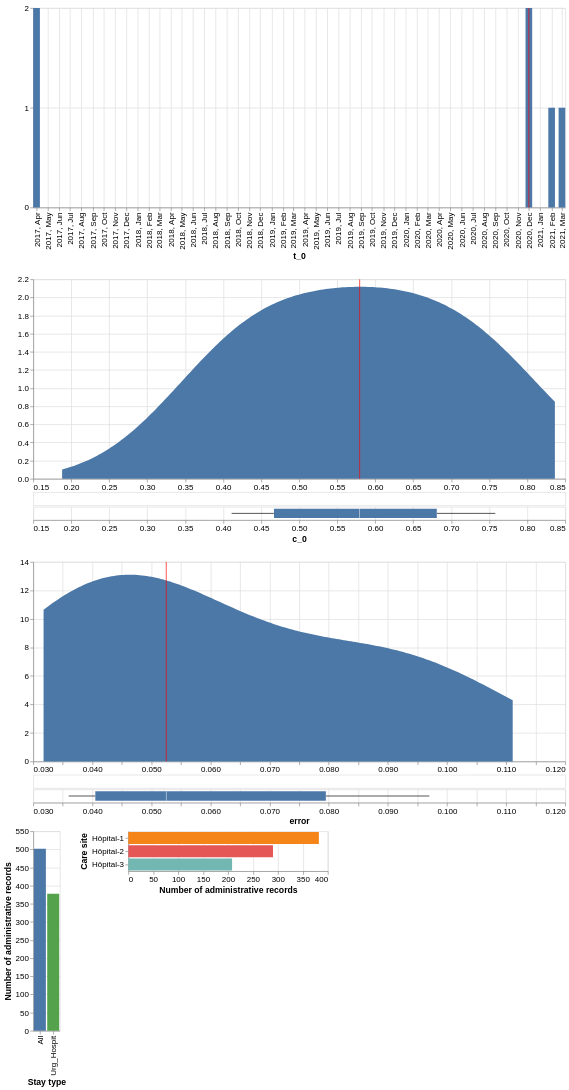

Specify this chart in Vega-Lite:
### Vega-Lite specification from a JSON file in a GitHub repository (floating-point values rounded to 4 significant figures; data arrays with more than 128 entries replaced by an {"elided": "..."} marker saying what was removed)
{"config": {"view": {"continuousWidth": 300, "continuousHeight": 300}, "axis": {"labelFontSize": 12, "labelLimit": 500, "titleFontSize": 13}, "legend": {"labelFontSize": 12, "labelLimit": 500, "titleFontSize": 13}}, "vconcat": [{"vconcat": [{"layer": [{"mark": {"type": "bar", "size": 10}, "encoding": {"x": {"axis": {"format": "%Y, %b", "labelAngle": -90, "tickCount": "month"}, "field": "t_0", "title": "t_0", "type": "temporal"}, "y": {"aggregate": "count", "axis": {"tickMinStep": 1}, "field": "t_0", "title": null, "type": "quantitative"}}, "transform": [{"field": "t_0", "timeUnit": "yearmonth", "as": "estimate"}]}, {"mark": {"type": "rule", "color": "red"}, "encoding": {"tooltip": {"aggregate": "median", "field": "t_0", "type": "temporal"}, "x": {"aggregate": "median", "field": "t_0", "type": "temporal"}}}], "height": 300, "width": 800}, {"vconcat": [{"layer": [{"mark": {"type": "area"}, "encoding": {"x": {"field": "c_0", "title": null, "type": "quantitative"}, "y": {"field": "Density", "title": null, "type": "quantitative"}}, "transform": [{"density": "c_0", "extent": [0.188, 0.8364], "as": ["c_0", "Density"]}]}, {"mark": {"type": "rule", "color": "red"}, "encoding": {"tooltip": {"aggregate": "median", "field": "c_0", "type": "quantitative"}, "x": {"aggregate": "median", "field": "c_0", "type": "quantitative"}}}], "height": 300, "width": 800}, {"mark": {"type": "tick"}, "encoding": {"x": {"axis": null, "field": "c_0", "type": "quantitative"}}}, {"mark": {"type": "boxplot"}, "encoding": {"x": {"field": "c_0", "type": "quantitative"}}}], "resolve": {"scale": {"x": "shared"}}, "spacing": 0}, {"vconcat": [{"layer": [{"mark": {"type": "area"}, "encoding": {"x": {"field": "error", "title": null, "type": "quantitative"}, "y": {"field": "Density", "title": null, "type": "quantitative"}}, "transform": [{"density": "error", "extent": [0.03175, 0.1111], "as": ["error", "Density"]}]}, {"mark": {"type": "rule", "color": "red"}, "encoding": {"tooltip": {"aggregate": "median", "field": "error", "type": "quantitative"}, "x": {"aggregate": "median", "field": "error", "type": "quantitative"}}}], "height": 300, "width": 800}, {"mark": {"type": "tick"}, "encoding": {"x": {"axis": null, "field": "error", "type": "quantitative"}}}, {"mark": {"type": "boxplot"}, "encoding": {"x": {"field": "error", "type": "quantitative"}}}], "resolve": {"scale": {"x": "shared"}}, "spacing": 0}], "data": {"name": "data-7da5f7f7c36d2367e3c11feb8acdfbbc"}, "transform": [{"filter": {"param": "param_16"}}, {"filter": {"param": "param_17"}}, {"filter": {"param": "param_15"}}]}, {"hconcat": [{"mark": {"type": "bar"}, "encoding": {"color": {"condition": {"param": "param_17", "field": "stay_type", "legend": null, "sort": {"field": "n_visit", "op": "sum", "order": "descending"}, "type": "nominal"}, "value": "lightgray"}, "tooltip": {"aggregate": "sum", "field": "n_visit", "format": ",", "type": "quantitative"}, "x": {"field": "stay_type", "sort": "-y", "title": "Stay type", "type": "nominal"}, "y": {"aggregate": "sum", "axis": {"format": "s"}, "field": "n_visit", "title": "Number of administrative records", "type": "quantitative"}}, "name": "view_13", "transform": [{"filter": {"param": "param_16"}}, {"filter": {"param": "param_15"}}]}, {"mark": {"type": "bar"}, "encoding": {"color": {"condition": {"param": "param_16", "field": "care_site_short_name", "legend": null, "sort": {"field": "n_visit", "op": "sum", "order": "descending"}, "type": "nominal"}, "value": "lightgray"}, "tooltip": {"aggregate": "sum", "field": "n_visit", "format": ",", "type": "quantitative"}, "x": {"aggregate": "sum", "axis": {"format": "s"}, "field": "n_visit", "title": "Number of administrative records", "type": "quantitative"}, "y": {"field": "care_site_short_name", "sort": "-x", "title": "Care site"}}, "name": "view_14", "transform": [{"filter": {"param": "param_17"}}, {"filter": {"param": "param_15"}}]}], "data": {"name": "data-dd6c5d24e9edc2a90d8a8f83ee05f3d9"}}], "params": [{"name": "param_15", "select": {"type": "point", "fields": ["care_site_level"]}, "bind": {"input": "select", "options": ["Hôpital", "Pôle/DMU", "Unité Fonctionnelle (UF)"], "name": "Care site level : "}, "value": "Hôpital", "views": ["view_13", "view_14"]}, {"name": "param_17", "select": {"type": "point", "fields": ["stay_type"]}, "views": ["view_13"]}, {"name": "param_16", "select": {"type": "point", "fields": ["care_site_short_name"]}, "views": ["view_14"]}], "spacing": 0, "$schema": "https://vega.github.io/schema/vega-lite/v5.8.0.json", "datasets": {"data-7da5f7f7c36d2367e3c11feb8acdfbbc": [{"care_site_level": "Hôpital", "stay_type": "All", "care_site_id": "1", "care_site_specialty": "Non renseigné", "t_0": "2017-04-01T00:00:00", "c_0": 0.435, "error": 0.048, "care_site_short_name": "Hôpital-1"}, {"care_site_level": "Hôpital", "stay_type": "All", "care_site_id": "2", "care_site_specialty": "Non renseigné", "t_0": "2021-02-01T00:00:00", "c_0": 0.709, "error": 0.097, "care_site_short_name": "Hôpital-2"}, {"care_site_level": "Hôpital", "stay_type": "All", "care_site_id": "3", "care_site_specialty": "Non renseigné", "t_0": "2020-12-01T00:00:00", "c_0": 0.562, "error": 0.036, "care_site_short_name": "Hôpital-3"}, {"care_site_level": "Hôpital", "stay_type": "Urg_Hospit", "care_site_id": "1", "care_site_specialty": "Non renseigné", "t_0": "2017-04-01T00:00:00", "c_0": 0.411, "error": 0.057, "care_site_short_name": "Hôpital-1"}, {"care_site_level": "Hôpital", "stay_type": "Urg_Hospit", "care_site_id": "2", "care_site_specialty": "Non renseigné", "t_0": "2021-03-01T00:00:00", "c_0": 0.758, "error": 0.087, "care_site_short_name": "Hôpital-2"}, {"care_site_level": "Hôpital", "stay_type": "Urg_Hospit", "care_site_id": "3", "care_site_specialty": "Non renseigné", "t_0": "2020-12-01T00:00:00", "c_0": 0.597, "error": 0.038, "care_site_short_name": "Hôpital-3"}, {"care_site_level": "Pôle/DMU", "stay_type": "All", "care_site_id": "11", "care_site_specialty": "Non renseigné", "t_0": "2017-07-01T00:00:00", "c_0": 0.383, "error": 0.037, "care_site_short_name": "Pôle/DMU-11"}, {"care_site_level": "Pôle/DMU", "stay_type": "All", "care_site_id": "12", "care_site_specialty": "Non renseigné", "t_0": "2017-04-01T00:00:00", "c_0": 0.337, "error": 0.046, "care_site_short_name": "Pôle/DMU-12"}, {"care_site_level": "Pôle/DMU", "stay_type": "All", "care_site_id": "21", "care_site_specialty": "Non renseigné", "t_0": "2021-03-01T00:00:00", "c_0": 0.656, "error": 0.051, "care_site_short_name": "Pôle/DMU-21"}, {"care_site_level": "Pôle/DMU", "stay_type": "All", "care_site_id": "22", "care_site_specialty": "Non renseigné", "t_0": "2021-03-01T00:00:00", "c_0": 0.562, "error": 0.058, "care_site_short_name": "Pôle/DMU-22"}, {"care_site_level": "Pôle/DMU", "stay_type": "All", "care_site_id": "31", "care_site_specialty": "Non renseigné", "t_0": "2020-12-01T00:00:00", "c_0": 0.632, "error": 0.036, "care_site_short_name": "Pôle/DMU-31"}, {"care_site_level": "Pôle/DMU", "stay_type": "Urg_Hospit", "care_site_id": "11", "care_site_specialty": "Non renseigné", "t_0": "2017-08-01T00:00:00", "c_0": 0.39, "error": 0.051, "care_site_short_name": "Pôle/DMU-11"}, {"care_site_level": "Pôle/DMU", "stay_type": "Urg_Hospit", "care_site_id": "12", "care_site_specialty": "Non renseigné", "t_0": "2017-04-01T00:00:00", "c_0": 0.26, "error": 0.045, "care_site_short_name": "Pôle/DMU-12"}, {"care_site_level": "Pôle/DMU", "stay_type": "Urg_Hospit", "care_site_id": "21", "care_site_specialty": "Non renseigné", "t_0": "2021-03-01T00:00:00", "c_0": 0.605, "error": 0.057, "care_site_short_name": "Pôle/DMU-21"}, {"care_site_level": "Pôle/DMU", "stay_type": "Urg_Hospit", "care_site_id": "22", "care_site_specialty": "Non renseigné", "t_0": "2021-03-01T00:00:00", "c_0": 0.546, "error": 0.059, "care_site_short_name": "Pôle/DMU-22"}, {"care_site_level": "Pôle/DMU", "stay_type": "Urg_Hospit", "care_site_id": "31", "care_site_specialty": "Non renseigné", "t_0": "2020-12-01T00:00:00", "c_0": 0.568, "error": 0.044, "care_site_short_name": "Pôle/DMU-31"}, {"care_site_level": "Unité Fonctionnelle (UF)", "stay_type": "All", "care_site_id": "111", "care_site_specialty": "Non renseigné", "t_0": "2017-06-01T00:00:00", "c_0": 0.213, "error": 0.033, "care_site_short_name": "Unité Fonctionnelle (UF)-111"}, {"care_site_level": "Unité Fonctionnelle (UF)", "stay_type": "All", "care_site_id": "112", "care_site_specialty": "Non renseigné", "t_0": "2017-09-01T00:00:00", "c_0": 0.286, "error": 0.058, "care_site_short_name": "Unité Fonctionnelle (UF)-112"}, {"care_site_level": "Unité Fonctionnelle (UF)", "stay_type": "All", "care_site_id": "113", "care_site_specialty": "Non renseigné", "t_0": "2017-08-01T00:00:00", "c_0": 0.298, "error": 0.075, "care_site_short_name": "Unité Fonctionnelle (UF)-113"}, {"care_site_level": "Unité Fonctionnelle (UF)", "stay_type": "All", "care_site_id": "121", "care_site_specialty": "Non renseigné", "t_0": "2017-06-01T00:00:00", "c_0": 0.315, "error": 0.07, "care_site_short_name": "Unité Fonctionnelle (UF)-121"}, {"care_site_level": "Unité Fonctionnelle (UF)", "stay_type": "All", "care_site_id": "122", "care_site_specialty": "Non renseigné", "t_0": "2017-10-01T00:00:00", "c_0": 0.24, "error": 0.045, "care_site_short_name": "Unité Fonctionnelle (UF)-122"}, {"care_site_level": "Unité Fonctionnelle (UF)", "stay_type": "All", "care_site_id": "211", "care_site_specialty": "Non renseigné", "t_0": "2021-02-01T00:00:00", "c_0": 0.63, "error": 0.064, "care_site_short_name": "Unité Fonctionnelle (UF)-211"}, {"care_site_level": "Unité Fonctionnelle (UF)", "stay_type": "All", "care_site_id": "212", "care_site_specialty": "Non renseigné", "t_0": "2021-04-01T00:00:00", "c_0": 0.712, "error": 0.051, "care_site_short_name": "Unité Fonctionnelle (UF)-212"}, {"care_site_level": "Unité Fonctionnelle (UF)", "stay_type": "All", "care_site_id": "221", "care_site_specialty": "Non renseigné", "t_0": "2021-03-01T00:00:00", "c_0": 0.619, "error": 0.032, "care_site_short_name": "Unité Fonctionnelle (UF)-221"}, {"care_site_level": "Unité Fonctionnelle (UF)", "stay_type": "All", "care_site_id": "222", "care_site_specialty": "Non renseigné", "t_0": "2021-04-01T00:00:00", "c_0": 0.556, "error": 0.111, "care_site_short_name": "Unité Fonctionnelle (UF)-222"}, {"care_site_level": "Unité Fonctionnelle (UF)", "stay_type": "All", "care_site_id": "311", "care_site_specialty": "Non renseigné", "t_0": "2020-12-01T00:00:00", "c_0": 0.531, "error": 0.063, "care_site_short_name": "Unité Fonctionnelle (UF)-311"}, {"care_site_level": "Unité Fonctionnelle (UF)", "stay_type": "All", "care_site_id": "312", "care_site_specialty": "Non renseigné", "t_0": "2021-01-01T00:00:00", "c_0": 0.836, "error": 0.035, "care_site_short_name": "Unité Fonctionnelle (UF)-312"}, {"care_site_level": "Unité Fonctionnelle (UF)", "stay_type": "All", "care_site_id": "313", "care_site_specialty": "Non renseigné", "t_0": "2020-11-01T00:00:00", "c_0": 0.41, "error": 0.069, "care_site_short_name": "Unité Fonctionnelle (UF)-313"}, {"care_site_level": "Unité Fonctionnelle (UF)", "stay_type": "Urg_Hospit", "care_site_id": "111", "care_site_specialty": "Non renseigné", "t_0": "2017-04-01T00:00:00", "c_0": 0.268, "error": 0.065, "care_site_short_name": "Unité Fonctionnelle (UF)-111"}, {"care_site_level": "Unité Fonctionnelle (UF)", "stay_type": "Urg_Hospit", "care_site_id": "112", "care_site_specialty": "Non renseigné", "t_0": "2017-09-01T00:00:00", "c_0": 0.284, "error": 0.069, "care_site_short_name": "Unité Fonctionnelle (UF)-112"}, {"care_site_level": "Unité Fonctionnelle (UF)", "stay_type": "Urg_Hospit", "care_site_id": "113", "care_site_specialty": "Non renseigné", "t_0": "2017-08-01T00:00:00", "c_0": 0.202, "error": 0.058, "care_site_short_name": "Unité Fonctionnelle (UF)-113"}, {"care_site_level": "Unité Fonctionnelle (UF)", "stay_type": "Urg_Hospit", "care_site_id": "121", "care_site_specialty": "Non renseigné", "t_0": "2017-04-01T00:00:00", "c_0": 0.241, "error": 0.053, "care_site_short_name": "Unité Fonctionnelle (UF)-121"}, {"care_site_level": "Unité Fonctionnelle (UF)", "stay_type": "Urg_Hospit", "care_site_id": "122", "care_site_specialty": "Non renseigné", "t_0": "2017-10-01T00:00:00", "c_0": 0.188, "error": 0.047, "care_site_short_name": "Unité Fonctionnelle (UF)-122"}, {"care_site_level": "Unité Fonctionnelle (UF)", "stay_type": "Urg_Hospit", "care_site_id": "211", "care_site_specialty": "Non renseigné", "t_0": "2021-03-01T00:00:00", "c_0": 0.567, "error": 0.071, "care_site_short_name": "Unité Fonctionnelle (UF)-211"}, {"care_site_level": "Unité Fonctionnelle (UF)", "stay_type": "Urg_Hospit", "care_site_id": "212", "care_site_specialty": "Non renseigné", "t_0": "2021-04-01T00:00:00", "c_0": 0.719, "error": 0.054, "care_site_short_name": "Unité Fonctionnelle (UF)-212"}, {"care_site_level": "Unité Fonctionnelle (UF)", "stay_type": "Urg_Hospit", "care_site_id": "221", "care_site_specialty": "Non renseigné", "t_0": "2021-03-01T00:00:00", "c_0": 0.519, "error": 0.077, "care_site_short_name": "Unité Fonctionnelle (UF)-221"}, {"care_site_level": "Unité Fonctionnelle (UF)", "stay_type": "Urg_Hospit", "care_site_id": "222", "care_site_specialty": "Non renseigné", "t_0": "2021-04-01T00:00:00", "c_0": 0.536, "error": 0.101, "care_site_short_name": "Unité Fonctionnelle (UF)-222"}, {"care_site_level": "Unité Fonctionnelle (UF)", "stay_type": "Urg_Hospit", "care_site_id": "311", "care_site_specialty": "Non renseigné", "t_0": "2020-12-01T00:00:00", "c_0": 0.476, "error": 0.093, "care_site_short_name": "Unité Fonctionnelle (UF)-311"}, {"care_site_level": "Unité Fonctionnelle (UF)", "stay_type": "Urg_Hospit", "care_site_id": "312", "care_site_specialty": "Non renseigné", "t_0": "2021-01-01T00:00:00", "c_0": 0.545, "error": 0.066, "care_site_short_name": "Unité Fonctionnelle (UF)-312"}, {"care_site_level": "Unité Fonctionnelle (UF)", "stay_type": "Urg_Hospit", "care_site_id": "313", "care_site_specialty": "Non renseigné", "t_0": "2020-12-01T00:00:00", "c_0": 0.452, "error": 0.078, "care_site_short_name": "Unité Fonctionnelle (UF)-313"}], "data-dd6c5d24e9edc2a90d8a8f83ee05f3d9": {"elided": "2760 records"}}}
